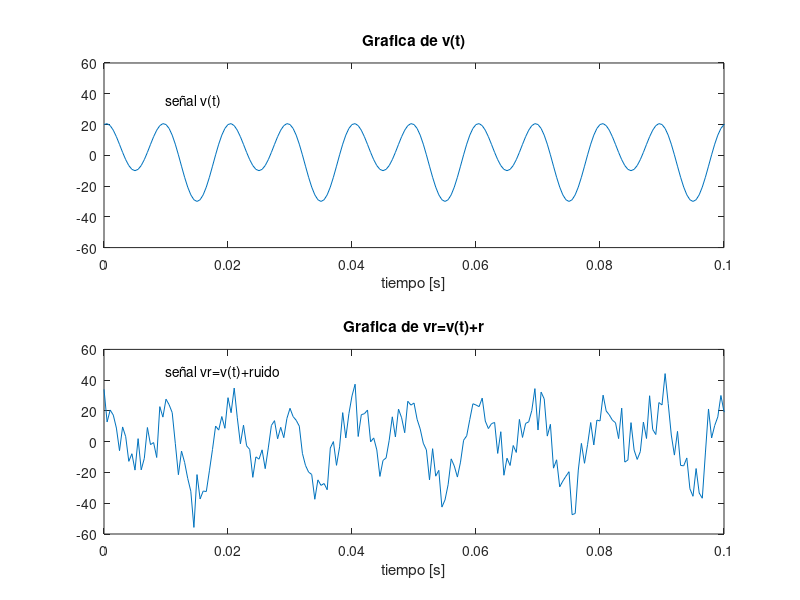
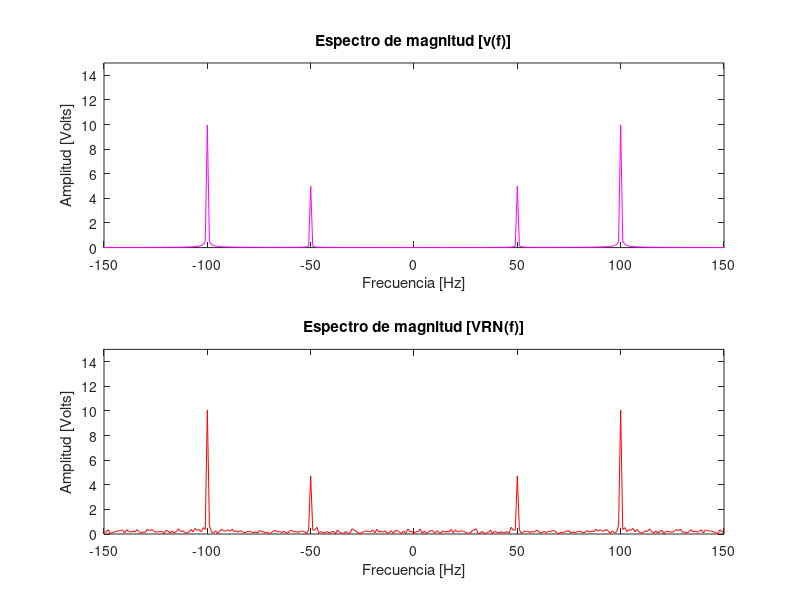
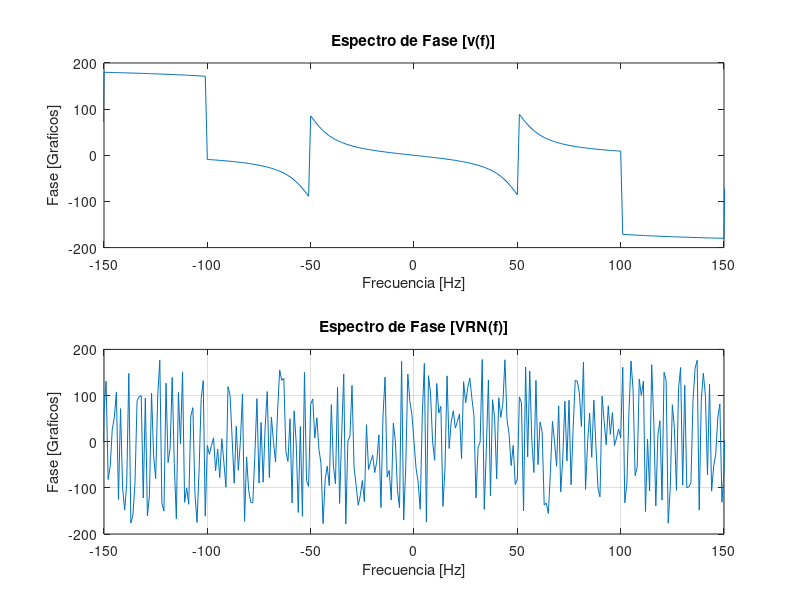

Write MATLAB code to recreate these figures, in order.
% **** Programa  1.a *****
%Ejercicio 1
clc
close all
clear all
f1= 100; %Frecuencia de la señal coseno
f2= 50; %Frecuencia de la señal seno
fs= 10* f1; %Frecuencia de muestreo que es 10 veces la frecuencia max.
ts= 1/fs; %Tiempo de muestreo=inverso de la frecuencia
t = 0:ts:1; %Tiempo, 0, espacionamiento de ts
v= 20*cos(2*pi*f1*t)+10*sin(2*pi*f2*t); %Señal v(t)
subplot(2,1,1) %TENER CUIDADO CON QUE SEA 2,1,1 
plot(t,v); %Grafica de v(t)
axis([0 0.1 -60 60])
title('Grafica de v(t)');
xlabel('tiempo [s]');
text(0.01,35,'señal v(t)');

%Para la señal de ruido
r= randn(size(t));
vr= v+10*r; %Señal vr(t)
subplot(2,1,2) %TENER CUIDADO CON QUE SEA 2,1,2
plot(t,vr); %Grafica de vr(t) en dominio de tiempo
axis([0 0.1 -60 60])
title('Grafica de vr=v(t)+r');
xlabel('tiempo [s]');
text(0.01,45,'señal vr=v(t)+ruido');


%Ejercicio 2
f1= 100; %Frecuencia de la señal coseno
f2= 50; %Frecuencia de la señal seno
%fs= 2* f1; %Frecuencia de muestreo que es 2 veces la frecuencia max.
%fs= 5* f1; %Frecuencia de muestreo que es 5 veces la frecuencia max.
fs= 20* f1; %Frecuencia de muestreo que es 20 veces la frecuencia max.
ts= 1/fs; %Tiempo de muestreo=inverso de la frecuencia
t = 0:ts:1; %Tiempo, 0, espacionamiento de ts
v= 20*cos(2*pi*f1*t)+10*sin(2*pi*f2*t); %Señal v(t)
subplot(2,1,1) %TENER CUIDADO CON QUE SEA 2,1,1 
plot(t,v); %Grafica de v(t)
axis([0 0.1 -60 60])
title('Grafica de v(t)');
xlabel('tiempo [s]');
text(0.01,35,'señal v(t)')

%Para la señal de ruido
r= randn(size(t));
vr= v+10*r; %Señal vr(t)
subplot(2,1,2) %TENER CUIDADO CON QUE SEA 2,1,2
plot(t,vr); %Grafica de vr(t) en dominio de tiempo
axis([0 0.1 -60 60])
title('Grafica de vr=v(t)+r');
xlabel('tiempo [s]');
text(0.01,45,'señal vr=v(t)+ruido')


% **** Programa  1.b *****
% Ejercicio 3
figure
N=length(v);
f=-fs/2:fs/(N-1):fs/2; %Para el espectro de magnitud v(f)
vf=(1/N)*fftshift(fft(v));
subplot(2,1,1) %QUE SEA 2,1,1 
plot(f,abs(vf),'m') %Grafica para v
axis([-150 150 0 15])
title('Espectro de magnitud [v(f)]');
xlabel('Frecuencia [Hz]');
ylabel('Amplitud [Volts]');

vrf=(1/N)*fftshift(fft(vr)); %Para el espectro de magnitud vr(f)
subplot(2,1,2)    %QUE SEA 2,1,2
plot(f,abs(vrf),'r') %Grafica para vr
axis([-150 150 0 15])
title('Espectro de magnitud [VRN(f)]');
xlabel('Frecuencia [Hz]');
ylabel('Amplitud [Volts]');


% **** Programa  1.c *****
% Ejercicio 4
figure
subplot(2,1,1)   
plot(f,angle(vf)*180/pi);
axis([-150 150 -200 200])
title('Espectro de Fase [v(f)]');
xlabel('Frecuencia [Hz]');
ylabel('Fase [Graficos]');

subplot(2,1,2)
plot(f,angle(vrf)*180/pi);
axis([-150 150 -200 200])
title('Espectro de Fase [VRN(f)]');
xlabel('Frecuencia [Hz]');
ylabel('Fase [Graficos]');
grid
